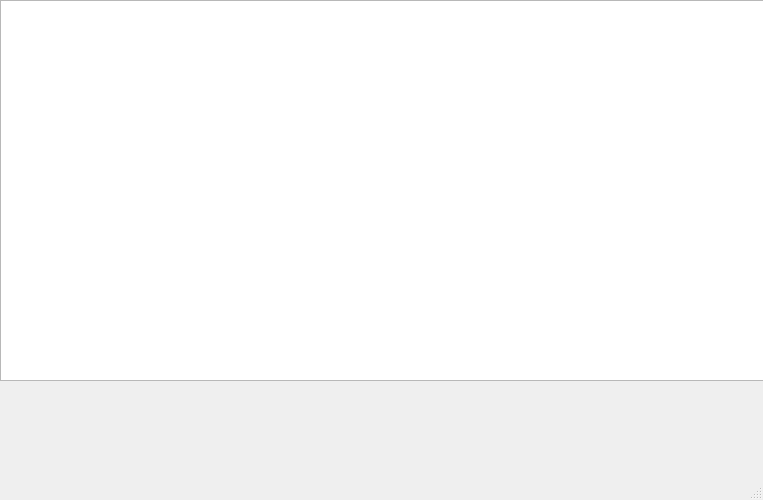
<?xml version="1.0" encoding="UTF-8"?>
<ui version="4.0">
 <class>MainWindow</class>
 <widget class="QMainWindow" name="MainWindow">
  <property name="geometry">
   <rect>
    <x>0</x>
    <y>0</y>
    <width>763</width>
    <height>500</height>
   </rect>
  </property>
  <property name="windowTitle">
   <string>Кофе</string>
  </property>
  <widget class="QWidget" name="centralwidget">
   <widget class="QTableWidget" name="tableWidget">
    <property name="geometry">
     <rect>
      <x>0</x>
      <y>0</y>
      <width>771</width>
      <height>381</height>
     </rect>
    </property>
   </widget>
  </widget>
  <widget class="QMenuBar" name="menubar">
   <property name="geometry">
    <rect>
     <x>0</x>
     <y>0</y>
     <width>763</width>
     <height>21</height>
    </rect>
   </property>
  </widget>
  <widget class="QStatusBar" name="statusbar"/>
 </widget>
 <resources/>
 <connections/>
</ui>
